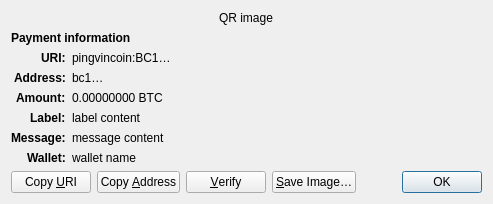
<?xml version="1.0" encoding="UTF-8"?>
<ui version="4.0">
 <class>ReceiveRequestDialog</class>
 <widget class="QDialog" name="ReceiveRequestDialog">
  <property name="geometry">
   <rect>
    <x>0</x>
    <y>0</y>
    <width>413</width>
    <height>229</height>
   </rect>
  </property>
  <property name="windowTitle">
   <string>Request payment to …</string>
  </property>
  <layout class="QGridLayout" name="gridLayout" columnstretch="0,1">
   <property name="sizeConstraint">
    <enum>QLayout::SetFixedSize</enum>
   </property>
   <item row="0" column="0" colspan="2" alignment="Qt::AlignHCenter">
    <widget class="QRImageWidget" name="qr_code">
     <property name="text">
      <string notr="true">QR image</string>
     </property>
     <property name="textInteractionFlags">
      <set>Qt::NoTextInteraction</set>
     </property>
    </widget>
   </item>
   <item row="1" column="0" colspan="2">
    <widget class="QLabel" name="payment_header">
     <property name="font">
      <font>
       <weight>75</weight>
       <bold>true</bold>
      </font>
     </property>
     <property name="text">
      <string>Payment information</string>
     </property>
     <property name="textInteractionFlags">
      <set>Qt::NoTextInteraction</set>
     </property>
    </widget>
   </item>
   <item row="2" column="0" alignment="Qt::AlignRight|Qt::AlignTop">
    <widget class="QLabel" name="uri_tag">
     <property name="font">
      <font>
       <weight>75</weight>
       <bold>true</bold>
      </font>
     </property>
     <property name="text">
      <string notr="true">URI:</string>
     </property>
     <property name="textFormat">
      <enum>Qt::PlainText</enum>
     </property>
     <property name="textInteractionFlags">
      <set>Qt::NoTextInteraction</set>
     </property>
    </widget>
   </item>
   <item row="2" column="1" alignment="Qt::AlignTop">
    <widget class="QLabel" name="uri_content">
     <property name="text">
      <string notr="true">pingvincoin:BC1…</string>
     </property>
     <property name="textFormat">
      <enum>Qt::RichText</enum>
     </property>
     <property name="wordWrap">
      <bool>true</bool>
     </property>
     <property name="textInteractionFlags">
      <set>Qt::TextSelectableByMouse</set>
     </property>
    </widget>
   </item>
   <item row="3" column="0" alignment="Qt::AlignRight|Qt::AlignTop">
    <widget class="QLabel" name="address_tag">
     <property name="font">
      <font>
       <weight>75</weight>
       <bold>true</bold>
      </font>
     </property>
     <property name="text">
      <string>Address:</string>
     </property>
     <property name="textInteractionFlags">
      <set>Qt::NoTextInteraction</set>
     </property>
    </widget>
   </item>
   <item row="3" column="1" alignment="Qt::AlignTop">
    <widget class="QLabel" name="address_content">
     <property name="text">
      <string notr="true">bc1…</string>
     </property>
     <property name="textFormat">
      <enum>Qt::PlainText</enum>
     </property>
     <property name="textInteractionFlags">
      <set>Qt::TextSelectableByMouse</set>
     </property>
    </widget>
   </item>
   <item row="4" column="0" alignment="Qt::AlignRight|Qt::AlignTop">
    <widget class="QLabel" name="amount_tag">
     <property name="font">
      <font>
       <weight>75</weight>
       <bold>true</bold>
      </font>
     </property>
     <property name="text">
      <string>Amount:</string>
     </property>
     <property name="textInteractionFlags">
      <set>Qt::NoTextInteraction</set>
     </property>
    </widget>
   </item>
   <item row="4" column="1" alignment="Qt::AlignTop">
    <widget class="QLabel" name="amount_content">
     <property name="text">
      <string notr="true">0.00000000 BTC</string>
     </property>
     <property name="textFormat">
      <enum>Qt::PlainText</enum>
     </property>
     <property name="textInteractionFlags">
      <set>Qt::TextSelectableByMouse</set>
     </property>
    </widget>
   </item>
   <item row="5" column="0" alignment="Qt::AlignRight|Qt::AlignTop">
    <widget class="QLabel" name="label_tag">
     <property name="font">
      <font>
       <weight>75</weight>
       <bold>true</bold>
      </font>
     </property>
     <property name="text">
      <string>Label:</string>
     </property>
     <property name="textInteractionFlags">
      <set>Qt::NoTextInteraction</set>
     </property>
    </widget>
   </item>
   <item row="5" column="1" alignment="Qt::AlignTop">
    <widget class="QLabel" name="label_content">
     <property name="text">
      <string notr="true">label content</string>
     </property>
     <property name="textFormat">
      <enum>Qt::PlainText</enum>
     </property>
     <property name="wordWrap">
      <bool>true</bool>
     </property>
     <property name="textInteractionFlags">
      <set>Qt::TextSelectableByMouse</set>
     </property>
    </widget>
   </item>
   <item row="6" column="0" alignment="Qt::AlignRight|Qt::AlignTop">
    <widget class="QLabel" name="message_tag">
     <property name="font">
      <font>
       <weight>75</weight>
       <bold>true</bold>
      </font>
     </property>
     <property name="text">
      <string>Message:</string>
     </property>
     <property name="textInteractionFlags">
      <set>Qt::NoTextInteraction</set>
     </property>
    </widget>
   </item>
   <item row="6" column="1" alignment="Qt::AlignTop">
    <widget class="QLabel" name="message_content">
     <property name="text">
      <string notr="true">message content</string>
     </property>
     <property name="textFormat">
      <enum>Qt::PlainText</enum>
     </property>
     <property name="wordWrap">
      <bool>true</bool>
     </property>
     <property name="textInteractionFlags">
      <set>Qt::TextSelectableByMouse</set>
     </property>
    </widget>
   </item>
   <item row="7" column="0" alignment="Qt::AlignRight|Qt::AlignTop">
    <widget class="QLabel" name="wallet_tag">
     <property name="font">
      <font>
       <weight>75</weight>
       <bold>true</bold>
      </font>
     </property>
     <property name="text">
      <string>Wallet:</string>
     </property>
     <property name="textInteractionFlags">
      <set>Qt::NoTextInteraction</set>
     </property>
    </widget>
   </item>
   <item row="7" column="1" alignment="Qt::AlignTop">
    <widget class="QLabel" name="wallet_content">
     <property name="text">
      <string notr="true">wallet name</string>
     </property>
     <property name="textFormat">
      <enum>Qt::PlainText</enum>
     </property>
     <property name="wordWrap">
      <bool>true</bool>
     </property>
     <property name="textInteractionFlags">
      <set>Qt::TextSelectableByMouse</set>
     </property>
    </widget>
   </item>
   <item row="8" column="0" colspan="2">
    <layout class="QHBoxLayout" name="horizontalLayout">
     <item>
      <widget class="QPushButton" name="btnCopyURI">
       <property name="text">
        <string>Copy &amp;URI</string>
       </property>
       <property name="autoDefault">
        <bool>false</bool>
       </property>
      </widget>
     </item>
     <item>
      <widget class="QPushButton" name="btnCopyAddress">
       <property name="text">
        <string>Copy &amp;Address</string>
       </property>
       <property name="autoDefault">
        <bool>false</bool>
       </property>
      </widget>
     </item>
     <item>
      <widget class="QPushButton" name="btnVerify">
       <property name="text">
        <string>&amp;Verify</string>
       </property>
       <property name="toolTip">
        <string>Verify this address on e.g. a hardware wallet screen</string>
       </property>
       <property name="autoDefault">
        <bool>false</bool>
       </property>
      </widget>
     </item>
     <item>
      <widget class="QPushButton" name="btnSaveAs">
       <property name="text">
        <string>&amp;Save Image…</string>
       </property>
       <property name="autoDefault">
        <bool>false</bool>
       </property>
      </widget>
     </item>
     <item>
      <spacer name="horizontalSpacer_2">
       <property name="orientation">
        <enum>Qt::Horizontal</enum>
       </property>
       <property name="sizeHint" stdset="0">
        <size>
         <width>40</width>
         <height>20</height>
        </size>
       </property>
      </spacer>
     </item>
     <item>
      <widget class="QDialogButtonBox" name="buttonBox">
       <property name="focusPolicy">
        <enum>Qt::StrongFocus</enum>
       </property>
       <property name="standardButtons">
        <set>QDialogButtonBox::Ok</set>
       </property>
      </widget>
     </item>
    </layout>
   </item>
  </layout>
 </widget>
 <customwidgets>
  <customwidget>
   <class>QRImageWidget</class>
   <extends>QLabel</extends>
   <header>qt/qrimagewidget.h</header>
  </customwidget>
 </customwidgets>
 <tabstops>
  <tabstop>buttonBox</tabstop>
  <tabstop>btnCopyURI</tabstop>
  <tabstop>btnCopyAddress</tabstop>
  <tabstop>btnSaveAs</tabstop>
 </tabstops>
 <resources/>
 <connections>
  <connection>
   <sender>buttonBox</sender>
   <signal>accepted()</signal>
   <receiver>ReceiveRequestDialog</receiver>
   <slot>accept()</slot>
   <hints>
    <hint type="sourcelabel">
     <x>135</x>
     <y>230</y>
    </hint>
    <hint type="destinationlabel">
     <x>135</x>
     <y>126</y>
    </hint>
   </hints>
  </connection>
 </connections>
</ui>
